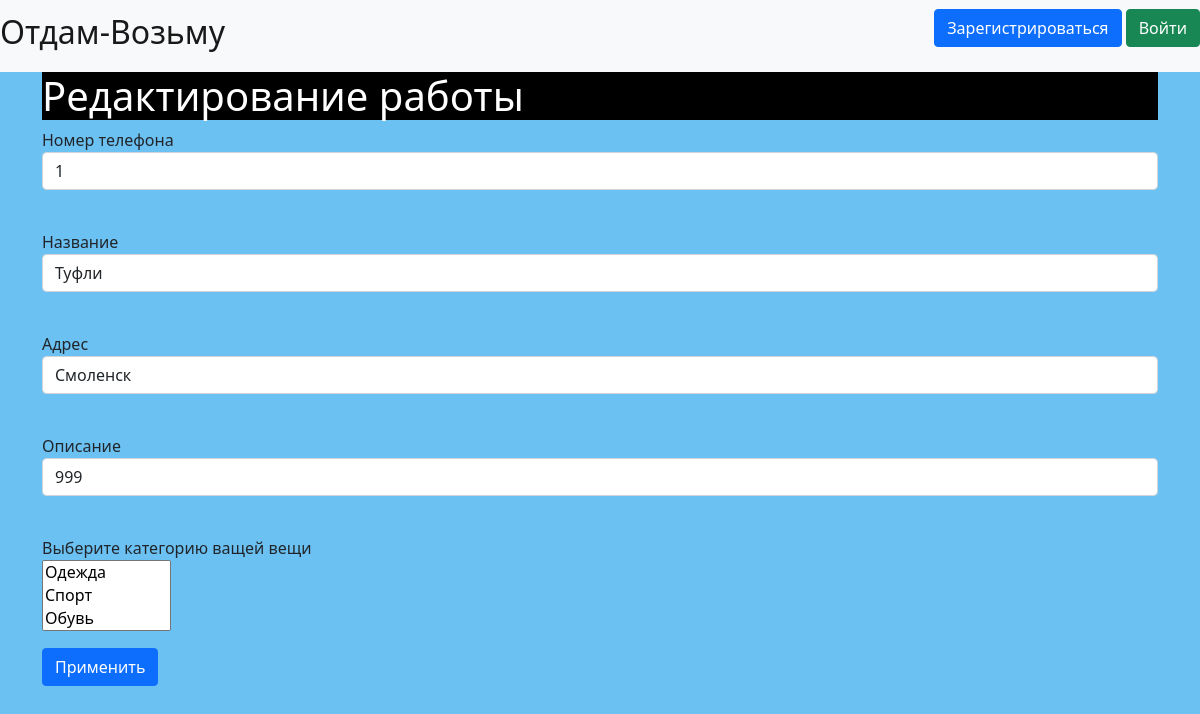
/edit_ad/1, run on an earlier commit of the app's database.
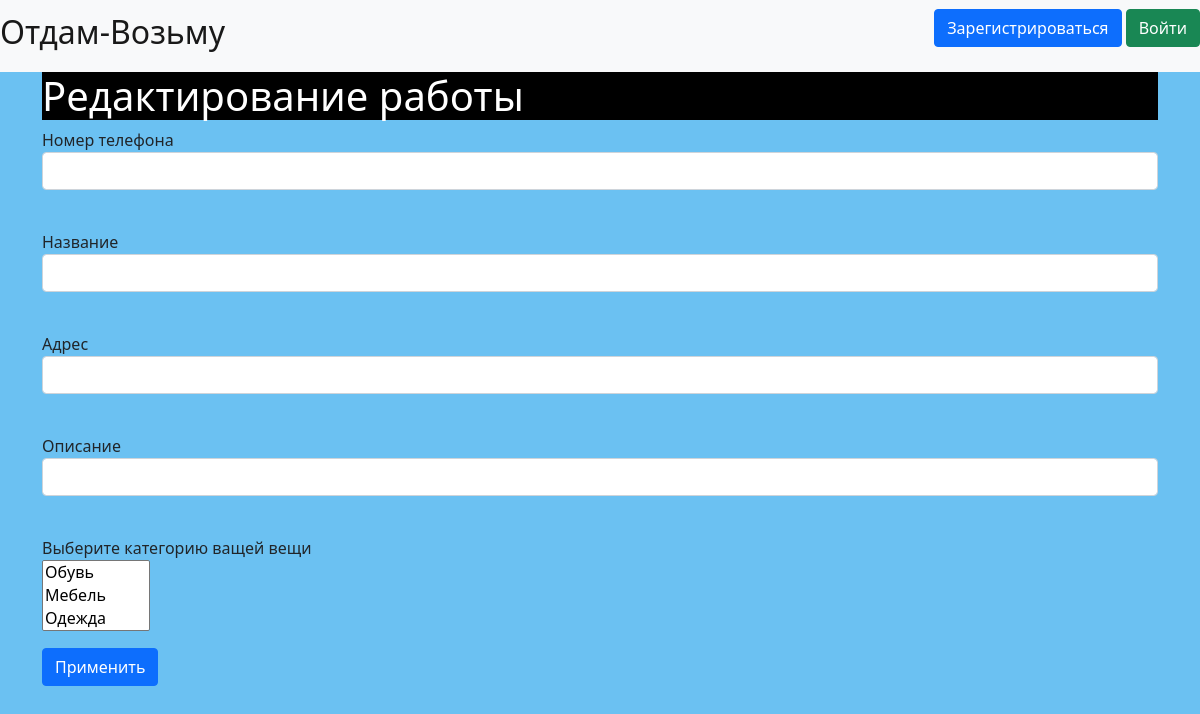
And on a later commit of the database.
### data/Ad.py (models this page shows)
class Ad(SqlAlchemyBase, UserMixin, SerializerMixin):
    __tablename__ = 'Ads'
    id = sqlalchemy.Column(sqlalchemy.Integer,
                           primary_key=True, autoincrement=True)
    address = sqlalchemy.Column(sqlalchemy.String, nullable=True)
    name = sqlalchemy.Column(sqlalchemy.String, nullable=True)
    description = sqlalchemy.Column(sqlalchemy.String, nullable=True)
    number = sqlalchemy.Column(sqlalchemy.String, nullable=True)
    category = sqlalchemy.Column(sqlalchemy.String, nullable=True)
    user_id = sqlalchemy.Column(sqlalchemy.Integer,
                                sqlalchemy.ForeignKey("users.id"))
    user = orm.relation('User')

### main.py (the view, shortened to what this page needs)
@app.route('/edit_ad/<id>', methods=['GET', 'POST'])
def dep_ad(id):
    form = AdForm()
    if request.method == "GET":
        db_sess = db_session.create_session()
        ad = db_sess.query(Ad).filter(Ad.id == id).first()
        if ad:
            form.address.data = ad.address
            form.name.data = ad.name
            form.category.data = ad.category
            form.description.data = ad.description
            form.number.data = ad.number
    categ = db_sess.query(Categories)
    return render_template('add_ad.html',
                           title='Редактирование работы',
                           form=form, cate=categ
                           )

### forms/ads.py
class AdForm(FlaskForm):
    address = StringField('Адрес', validators=[DataRequired()])
    name = StringField("Название")
    description = StringField("Описание")
    number = StringField("Номер телефона")
    category = StringField("Категория")
    submit = SubmitField('Применить')

### data/db_session.py (called while the page is built)
def create_session() -> Session:
    global __factory
    return __factory()

### templates/add_ad.html (shortened to what this page needs)
{% extends "base.html" %}
{% block content %}
<h1>{{title}}</h1>
<form action="" method="post">
    <p>
        {{ form.number.label }}<br>
        {{ form.number(class="form-control") }}<br>
    </p>
    <p>
        {{ form.name.label }}<br>
        {{ form.name(class="form-control") }}<br>
    </p>
    <p>
        {{ form.address.label }}<br>
        {{ form.address(class="form-control") }}<br>
    </p>
    <p>
        {{ form.description.label }}<br>
        {{ form.description(class="form-control") }}<br>
    </p>
    Выберите категорию ващей вещи
    <p><select name="category" size="3" multiple>
        {%for el in cate%}
        <option value={{el.id}}>{{el.title}}</option>
        {% endfor %}
    </select>
    <p>{{ form.submit(type="submit", class="btn btn-primary") }}</p>
</form>
{% endblock %}

### templates/base.html (shortened to what this page needs)
<!doctype html>
<html lang="en">
<head>
    <link rel="stylesheet"
          href="https://cdn.jsdelivr.net/npm/bootstrap@5.0.0-beta1/dist/css/bootstrap.min.css"
>
    <link rel="stylesheet" type="text/css" href="{{ url_for('static', filename='css/style.css') }}"/>
</head>
<body>
<header>
    <nav class="navbar navbar-light bg-light">
        <a class="navbar-brand" href="/"><h2>Отдам-Возьму</h2></a>
        {% if current_user.is_authenticated %}
        <a class="navbar-brand" href="/logout">{{ current_user.name }} {{ current_user.surname }}</a>
        {% else %}
        <p>
            <a class="btn btn-primary " href="/register">Зарегистрироваться</a>
            <a class="btn btn-success" href="/login">Войти</a>
        </p>
        {% endif %}
    </nav>
</header>
<main role="main" class="container">
    {% block content %}{% endblock %}
</main>
</body>
</html>

### static/css/style.css (style rules this page uses)
body { background-color: #6bc1f2; }
h1 { color: #fff; background-color: #000; }

What changed in the data, as far as the page shows it:
removed Ad: number "1", name "Туфли", address "Смоленск", description "999"
Also different on the page:
form field category: "Одежда / Спорт / Обувь" → "Обувь / Мебель / Одежда"
